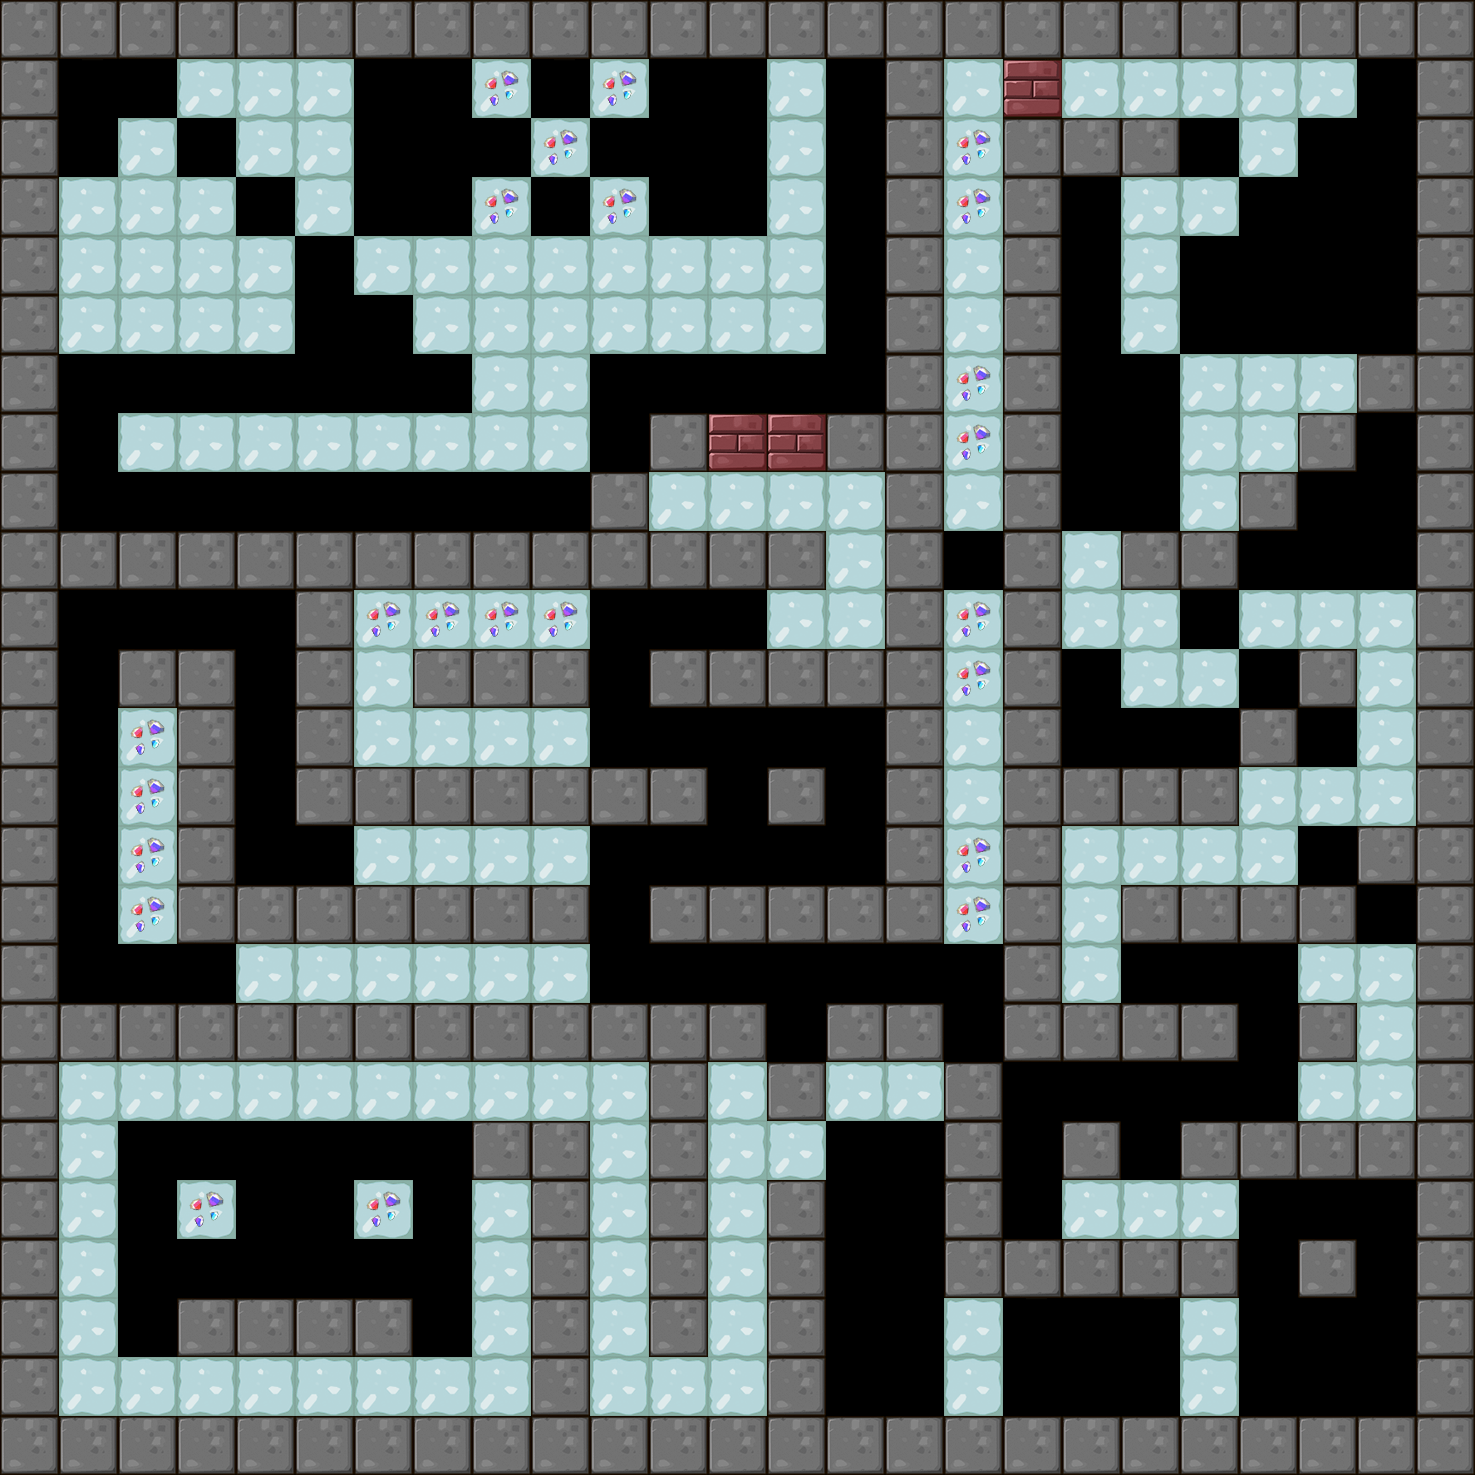

A level layout from a 2D game, rendered from its tile map. Below: a short description, then the map file with tile-grid data replaced by summaries:
An orthogonal 25x25 tile map with 59x59 px tiles, 1 tile layer (BackGround) and 7 objects (4x Shipper, 2x Hammer, Player).

<map version="1.0" orientation="orthogonal" renderorder="right-down" width="25" height="25" tilewidth="59" tileheight="59">
 <tileset firstgid="1" name="itemmap" tilewidth="59" tileheight="59">
  <image source="tileset2.png" trans="ff00ff" width="354" height="354" />
 </tileset>
 <layer name="BackGround" width="25" height="25">
  <data>[625 cells, 509 non-empty, 9 distinct tile ids]</data>
 </layer>
 <objectgroup name="RobotCharacter">
  <object name="Player" x="59" y="132.75" width="40" height="40" />
 </objectgroup>
 <objectgroup name="EnemyCharacter">
  <object name="Shipper" type="Shipper" x="246.75" y="600.75" width="40" height="40" />
  <object name="Hammer" type="Hammer" x="1362.81" y="1365.92" width="40" height="40" />
  <object name="Hammer" type="Hammer" x="839.588" y="1131.3" width="40" height="40" />
  <object name="Shipper" type="Shipper" x="1069.07" y="423.407" width="40" height="40" />
  <object name="Shipper" type="Shipper" x="600.381" y="365.064" width="40" height="40" />
  <object name="Shipper" type="Shipper" x="127.802" y="475.916" width="40" height="40" />
 </objectgroup>
</map>
